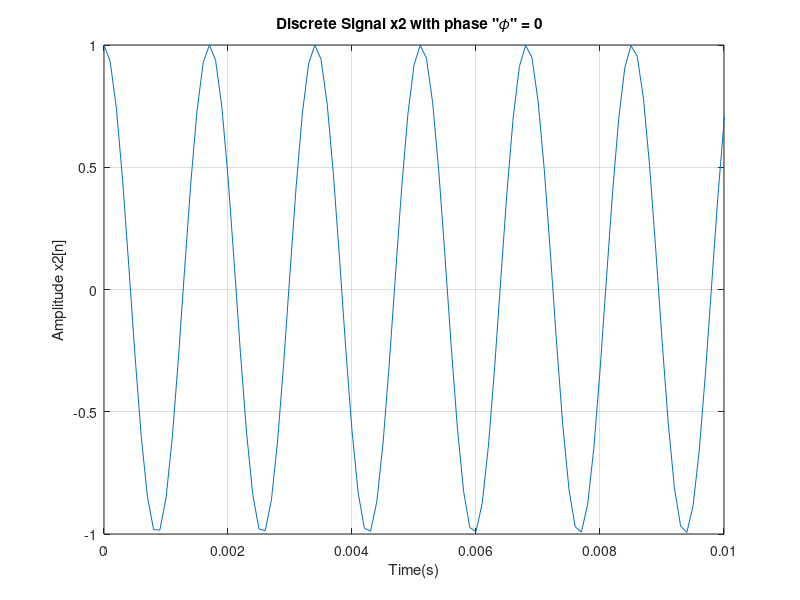
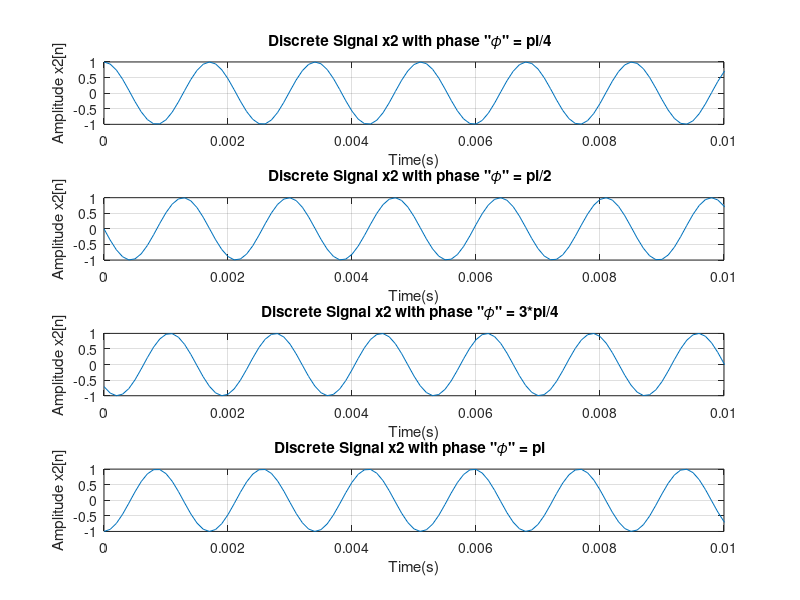

These figures' MATLAB source, in order:
%%
% *Part 2: The Effect of Phase* 

f0 = 587;
Ts = 0.0001;
dur = 3.0;
t = 0:Ts:dur;



%--phase0

phase =0;

x2 = cos(2*pi*f0*t + phase);


figure;
plot(t,x2);
xlabel('Time(s)');
ylabel('Amplitude x2[n]');
title('Discrete Signal x2 with phase "𝜙" = 0  ');
xlim([0 0.01]);
ylim([-1 1]);
grid on; 



soundsc(x2,10000);
pause(3);


%--phase pi/4

phase = pi/4;

x2_1 = cos(2*pi*f0*t + phase);


figure;
subplot(4,1,1);
plot(t,x2);
xlabel('Time(s)');
ylabel('Amplitude x2[n]');
title('Discrete Signal x2 with phase "𝜙" = pi/4  ');
xlim([0 0.01]);
ylim([-1 1]);
grid on; 



soundsc(x2_1,10000);
pause(3);


%--phase pi/2

phase = pi/2;

x2_2 = cos(2*pi*f0*t + phase);



subplot(4,1,2);
plot(t,x2_2);
xlabel('Time(s)');
ylabel('Amplitude x2[n]');
title('Discrete Signal x2 with phase "𝜙" = pi/2  ');
xlim([0 0.01]);
ylim([-1 1]);
grid on; 


soundsc(x2_2,10000);
pause(3);

%--phase 3pi/4

phase = 3*pi/4;

x2_3 = cos(2*pi*f0*t + phase);



subplot(4,1,3);
plot(t,x2_3);
xlabel('Time(s)');
ylabel('Amplitude x2[n]');
title('Discrete Signal x2 with phase "𝜙" = 3*pi/4  ');
xlim([0 0.01]);
ylim([-1 1]);
grid on; 


soundsc(x2_3,10000);
pause(3);

%--phase pi

phase = pi;

x2_4 = cos(2*pi*f0*t + phase);



subplot(4,1,4);
plot(t,x2_4);
xlabel('Time(s)');
ylabel('Amplitude x2[n]');
title('Discrete Signal x2 with phase "𝜙" = pi  ');
xlim([0 0.01]);
ylim([-1 1]);
grid on; 


soundsc(x2_4,10000);
pause(3);

%-----------------------------------------